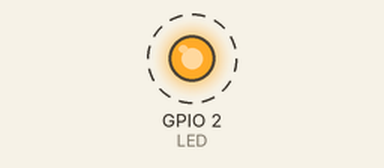
Simulated run of this sketch. Board: ESP32. Shown: output pins drawn as LEDs (lit = HIGH). Dashed ring = blinking. What the sketch prints to the serial monitor is not drawn.

Above: at 0.2 s.
Timing chart, 0 to 3.0 s (numbered marks = the images above):
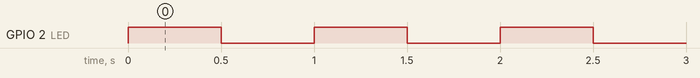

The sketch:

aula_01.ino
```cpp
// Define uma constante chamada LED associada ao pino 2 do ESP32
// Esse pino será usado para controlar o LED
const int LED = 2;


// A função setup() executa apenas UMA vez quando o ESP32 liga ou reinicia
void setup() {

    // Define o pino do LED como saída (OUTPUT)
    // Isso significa que o ESP32 poderá enviar energia para o LED
    pinMode(LED, OUTPUT);

    // Inicializa a comunicação serial com o computador
    // 115200 é a velocidade de comunicação (baud rate)
    // Usamos isso para enviar mensagens para o Monitor Serial
    Serial.begin(115200);
}


// A função loop() executa continuamente enquanto o ESP32 estiver ligado
void loop() {

    // Envia uma mensagem para o Monitor Serial
    // Muito útil para testes e depuração do código
    Serial.println("Hello World ESP32!");

    // Liga o LED (HIGH envia 3.3V para o pino)
    digitalWrite(LED, HIGH);

    // Espera 500 milissegundos (0.5 segundo)
    delay(500);

    // Desliga o LED (LOW envia 0V para o pino)
    digitalWrite(LED, LOW);

    // Espera mais 500 milissegundos
    delay(500);
}
```

Measured:
- by itself, GPIO 2 (LED): alternates HIGH for 0.50 s and LOW for 0.50 s
